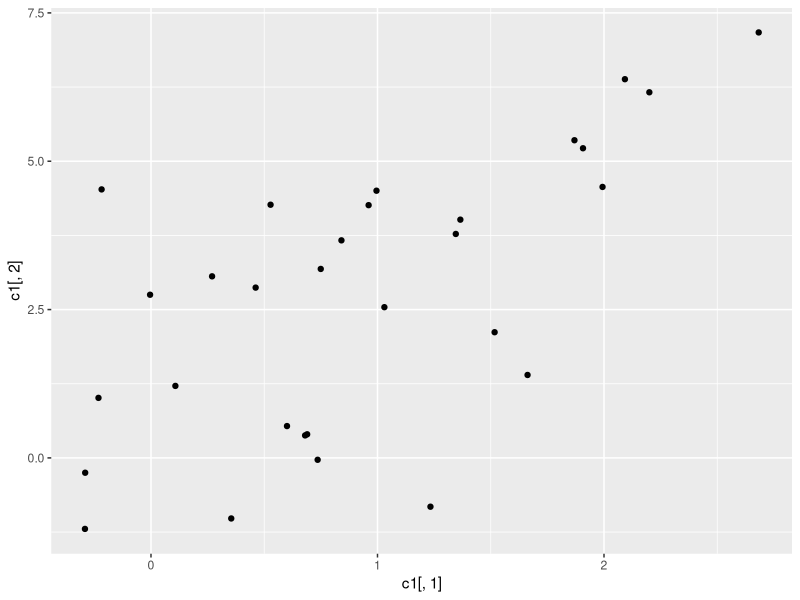

This figure's R source: (Note: this script raises an error after producing the figure.)
## ---- chunk 1
library(MASS)
library(ggplot2)
library(grid)
#rm(list=ls())
## ---- chunk 2
sigma1 <- matrix(c(1,2,2,6),2)
lam <- eigen(sigma1,T)
c1 <- mvrnorm(30,c(1,3), sigma1)
qplot(c1[,1],c1[,2])
## ---- chunk 3


# each y (cluster) has a mu and sigma2 according to the value of y
# assume 2 clusters
mu <- c(1,8)
sig <- c(1,1)
n <- 20

# random labeling
Y <- c(1,2) # set of labels
Pi <- c(.5,.5) # actual mixture of simulated data
y <- sample(Y,n,T,Pi)
#generate appropriate x samples from label
x <- rep(0,n)
for(i in seq(n)){
  x[i,] <- rnorm(1,mu[y[i]],sig[y[i]])
}
#plot of x
plot(x,rep(0,n))

# density of each data point
fxyi <- function(xi,yi){
  fxy <- Pi[yi]*dnorm(xi,mu[yi],sig[yi])
  return(fxy)
}

xy <- matrix(c(x,y),nrow = n)

# output of fxyi
z <- numeric(n)
z <- for(i in 1:n){
  z[i] <- fxyi(x[i], y[i])
}

fxy <- prod(z)

### model parameters

# Initial guess for Pi's happens to match real
# I use list to match multivariate case
# Theta (1...K)
K <- 2
PI <- c(.5,.5)
MU <- list(0,2)
SIG <- list(1,1) # sig^2 1-d for this example
## ---- chunk 4
# n1 is all the variables -> all observed
n1 <- n

# responsibility is 0 or 1 and denoted by s ; intialization of s
s <- matrix(0,nrow = n1,ncol = K)
for(i in seq(n1)){
  s[i,sample(c(1,2),1)] <- 1
}
# the real s with simulated data
s_act <- matrix(0,nrow = n1, ncol = K)
for(i in seq(n1)){
   s_act[i,y[i]] <- 1
}

#Q1 check on sum of sk_i = Sk -> sum of Sk = n1
n1 == sum(colSums(s))
## ---- chunk 5
# log likelihood of pi
l_pi <- 0
for(i in seq(n1)){
  for(k in seq(K)){
    l_pi <- l_pi + s[i,k]*log(PI[k])
  }
}
l_pi

# showing the new form is equivalent
l_pi <- 0
S <- colSums(s)
for(k in seq(K)){
  l_pi <- l_pi + S[k]/n1*log(PI[k])
}

n*l_pi

# we know relative entropy is > or = 0 because
# a new code (put in picture from website)
# will take longer to encode with the optimum code of another distribution
# so H(q,p) - H(q) >= 0
# H(q,p) = sum qlog(1/p) = -qlogp ; H(q) = sum qlog(1/q) = -qlogq
# KL = -qlogp + qlogq >= 0 ; qlogq >= qlogp

Hqp <- 0
for(k in seq(K)){
  Hqp <- Hqp + S[k]/n*log(PI[1])
}

Hp <-0
for(k in seq(K)){
  Hp <- Hp + S[k]/n*log(S[k]/n)
}

# verifying truth
Hp > Hqp

# the form of the likelihood of pi is n1*Hqp therefore n1*Hp is equal or more likely
# where p is S[k]/n1
## ---- chunk 6
# end up with
# this is just the weighted probability divided by the number in k

for(k in seq(K)){
  MU[k] <- 1/S[k]*sum(x*s[,k])
}
MU

# for sigma^2

for(k in seq(K)){
  SIG[k] <- 1/S[k]*sum((x-MU[[k]])^2)
}


